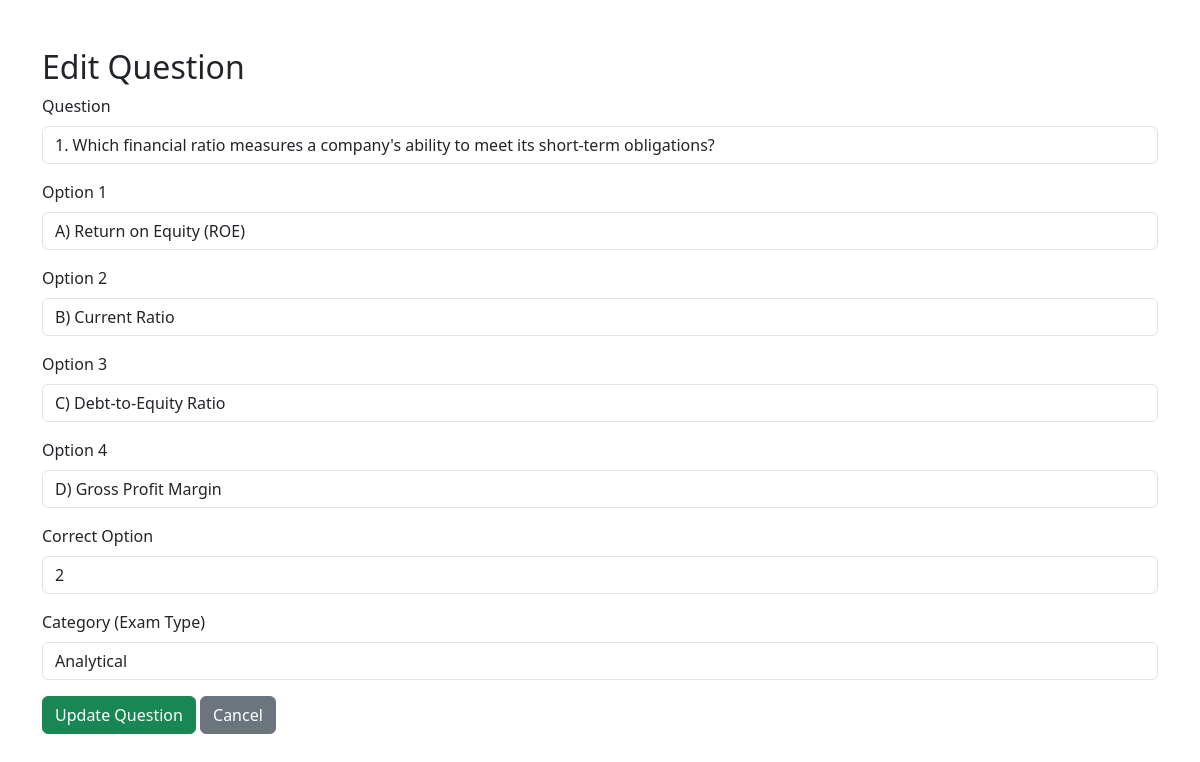
Page /edit_question.php?id=1 on the earlier database version.
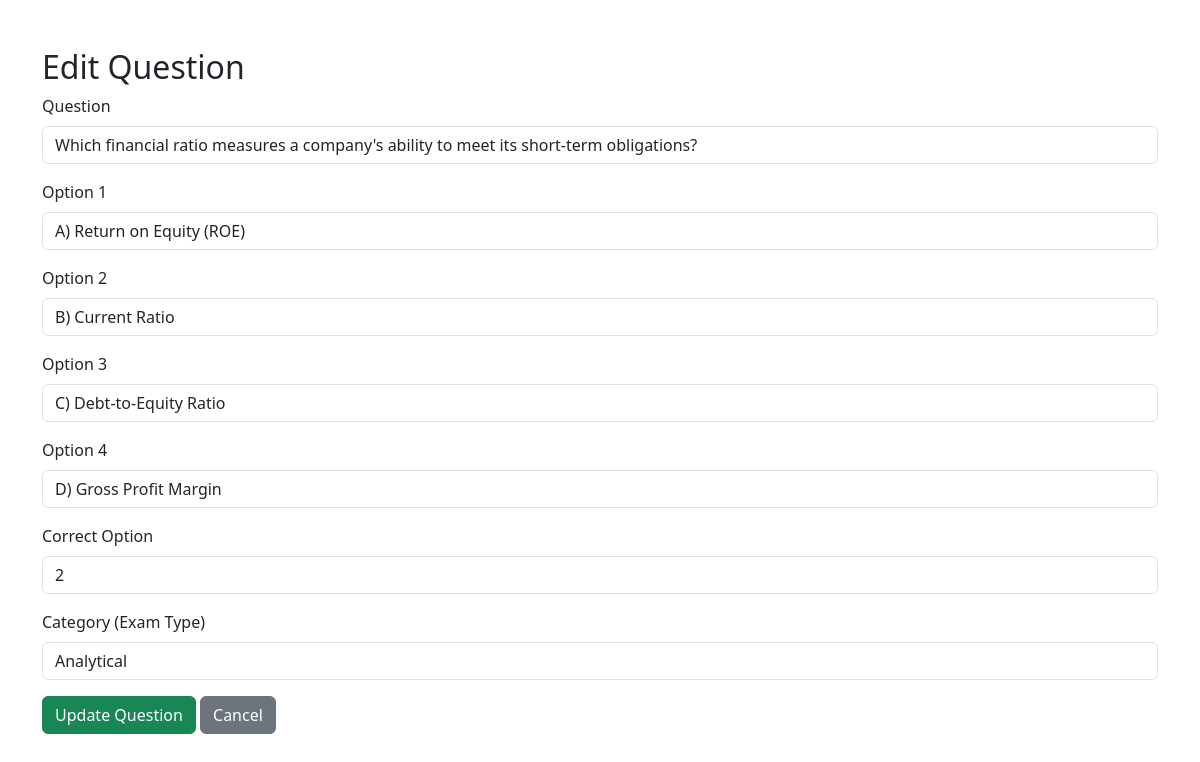
Same page on the later database version.
### tables this page shows
CREATE TABLE `questions` (
  `id` int(11) NOT NULL,
  `exam_type` text DEFAULT NULL,
  `question` text DEFAULT NULL,
  `option1` varchar(255) DEFAULT NULL,
  `option2` varchar(255) DEFAULT NULL,
  `option3` varchar(255) DEFAULT NULL,
  `option4` varchar(255) DEFAULT NULL,
  `correct_option` int(11) DEFAULT NULL,
  `level` int(2) NOT NULL,
  `status` int(6) NOT NULL DEFAULT 1
);

### edit_question.php (the view, shortened to what this page needs)
<?php
include 'conn.php';
$id = $conn->real_escape_string($_GET['id']);
$result = $conn->query("SELECT * FROM questions WHERE id='$id'");
$question = $result->fetch_assoc();
?>
<!DOCTYPE html>
<html>
<head>
    <link rel="stylesheet" href="https://cdnjs.cloudflare.com/ajax/libs/bootstrap/5.3.0/css/bootstrap.min.css">
</head>
<body>
<div class="container mt-5">
    <h2>Edit Question</h2>
    <form method="POST">
        <div class="mb-3">
            <label class="form-label">Question</label>
            <input type="text" name="question" class="form-control" value="<?php echo htmlspecialchars($question['question']); ?>" required>
        </div>
        <div class="mb-3">
            <label class="form-label">Option 1</label>
            <input type="text" name="option1" class="form-control" value="<?php echo htmlspecialchars($question['option1']); ?>" required>
        </div>
        <div class="mb-3">
            <label class="form-label">Option 2</label>
            <input type="text" name="option2" class="form-control" value="<?php echo htmlspecialchars($question['option2']); ?>" required>
        </div>
        <div class="mb-3">
            <label class="form-label">Option 3</label>
            <input type="text" name="option3" class="form-control" value="<?php echo htmlspecialchars($question['option3']); ?>" required>
        </div>
        <div class="mb-3">
            <label class="form-label">Option 4</label>
            <input type="text" name="option4" class="form-control" value="<?php echo htmlspecialchars($question['option4']); ?>" required>
        </div>
        <div class="mb-3">
            <label class="form-label">Correct Option</label>
            <input type="text" name="correct_option" class="form-control" value="<?php echo htmlspecialchars($question['correct_option']); ?>" required>
        </div>
        <div class="mb-3">
            <label class="form-label">Category (Exam Type)</label>
            <input type="text" name="exam_type" class="form-control" value="<?php echo htmlspecialchars($question['exam_type']); ?>" required>
        </div>
        <button type="submit" class="btn btn-success">Update Question</button>
        <a href="view_questions.php" class="btn btn-secondary">Cancel</a>
    </form>
</div>
</body>
</html>

Differences in the rows shown:
changed questions "A) Return on Equity (ROE)": question "1. Which financial ratio measures a company's ability to meet its short-term obligations?" → "Which financial ratio measures a company's ability to meet its short-term obligations?"
